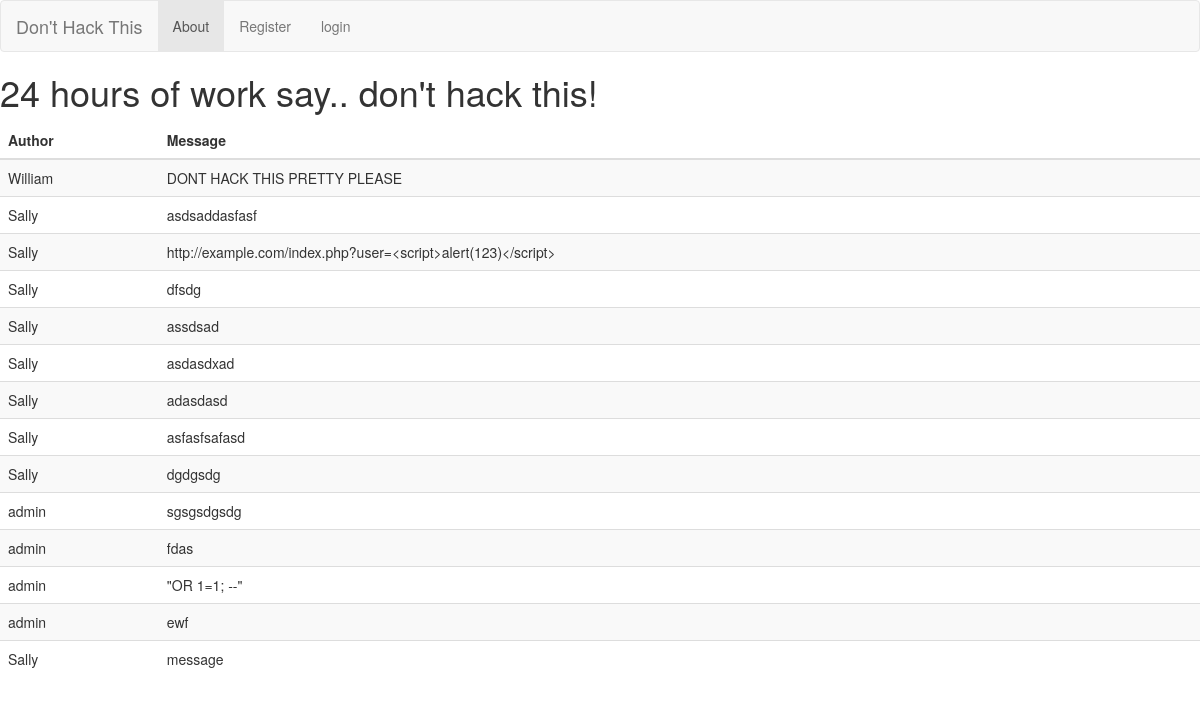
/rango/, run on an earlier commit of the app's database.
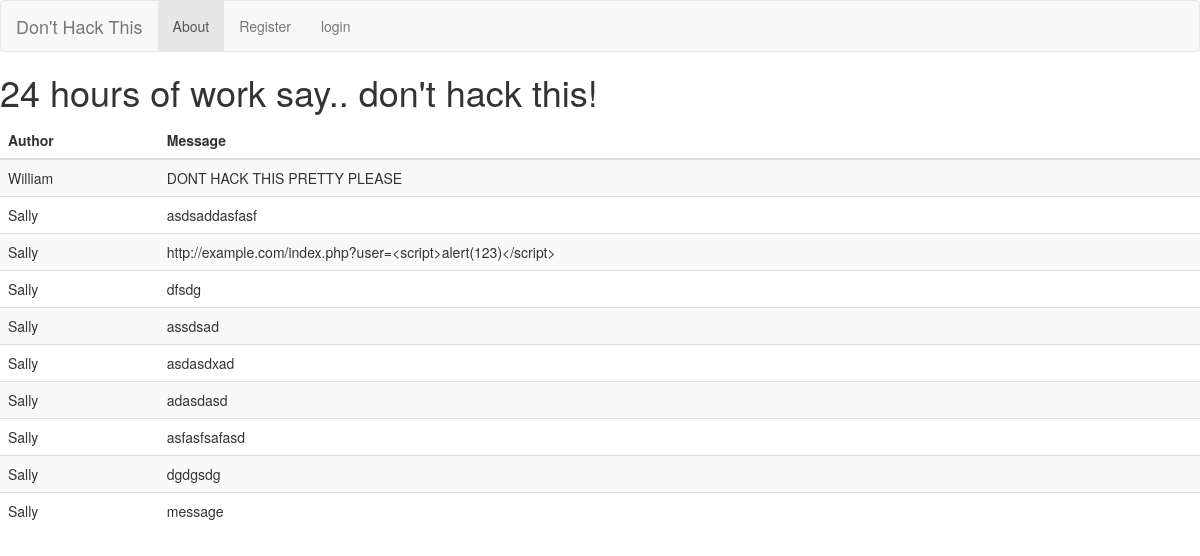
And on a later commit of the database.
### rango/models.py (models this page shows)
class Message(models.Model):
    author = models.ForeignKey(UserProfile)
    text = models.CharField(max_length=144)

class UserProfile(models.Model):
    user = models.OneToOneField(User)
    account_number = models.AutoField(primary_key = True)
    name = models.CharField(max_length = 40)
    surname = models.CharField(max_length = 40)
    balance = models.FloatField()
    def __unicode__(self):
        return self.user.username

### rango/views.py (the view)
def index(request):
    context = dict()
    if request.user.is_authenticated():
        if request.user.is_superuser:
            profiles = UserProfile.objects.all()
            context["profiles"] = profiles
        else:
            profile = UserProfile.objects.get(user=User.objects.get(id=request.user.id))
            context["profile"] = profile
    else:
        messages = Message.objects.all();
        context["messages"]= messages
    return render(request, 'rango/index.html', context)

### templates/rango/index.html (shortened to what this page needs)
<!DOCTYPE html>
{% load staticfiles %}
<html>
    <head>
        <link rel="stylesheet" href="https://maxcdn.bootstrapcdn.com/bootstrap/3.3.6/css/bootstrap.min.css">
    </head>
    <body>
            <nav class="navbar navbar-default">
              <div class="container-fluid">
                <div class="navbar-header">
                  <a class="navbar-brand" href="#">Don't Hack This</a>
                </div>
                <ul class="nav navbar-nav">
                  <li class="active"><a href="/rango/about/">About</a></li>
                    {% if user.is_authenticated %}
                  <li><a href="/rango/logout/">Log out</a></li>
                    {% else %}
                  <li><a href="/rango/register/">Register</a></li>
                  <li><a href="/rango/login/">login</a></li>
                  {% endif %}
                </ul>
              </div>
            </nav>
       {% if user.is_authenticated %}
       <audio autoplay>
        <source src="{% static 'images/ycsm.mp3' %}" type="audio/mpeg">
        </audio>
        <div class="container">
        <h2>Welcome {{user.username}}</h2>
        <p>Add a new message:
        <form action="postcomment/" method="POST">
        {% csrf_token %}
        <input type = "text" name="postmessage"><br>
        <input type="submit" value="Submit">
        </form></p>
        <table class="table table-striped">
            <thead>
            <tr>
                <th>Firstname</th>
                <th>Lastname</th>
                <th>Balance</th>
            </tr>
            </thead>
            <tbody>
            {% if profiles %}
                {% for profile in profiles %}
                    <tr>
                        <td>{{profile.name}}</td>
                        <td>{{profile.surname}}</td>
                        <td>{{profile.balance}}</td>
                    </tr>
                {% endfor %}
            {% endif %}
            {% if profile %}
                <tr>
                    <td>{{profile.name}}</td>
                    <td>{{profile.surname}}</td>
                    <td>{{profile.balance}}</td>
                </tr>
            {% endif %}
    </tbody>
  </table>
</div>
    {% else %}
            <h1>24 hours of work say.. don't hack this!</h1>
        {% if messages %}
 <table class="table table-striped">
            <thead>
            <tr>
                <th>Author</th>
                <th>Message</th>
            </tr>
            </thead>
            <tbody>
            {% for message in messages %}
                <tr>
                    <td>{{message.author}}</td>
                    <td>{{message.text}}</td>
                </tr>
            {% endfor %}
            </tbody>
        {% endif %}
    {% endif %}
</table>
</body>
</html>

What changed in the data, as far as the page shows it:
removed Message: author "admin", text "sgsgsdgsdg"
removed Message: author "admin", text "fdas"
removed Message: author "admin", text "\"OR 1=1; --\""
removed Message: author "admin", text "ewf"
